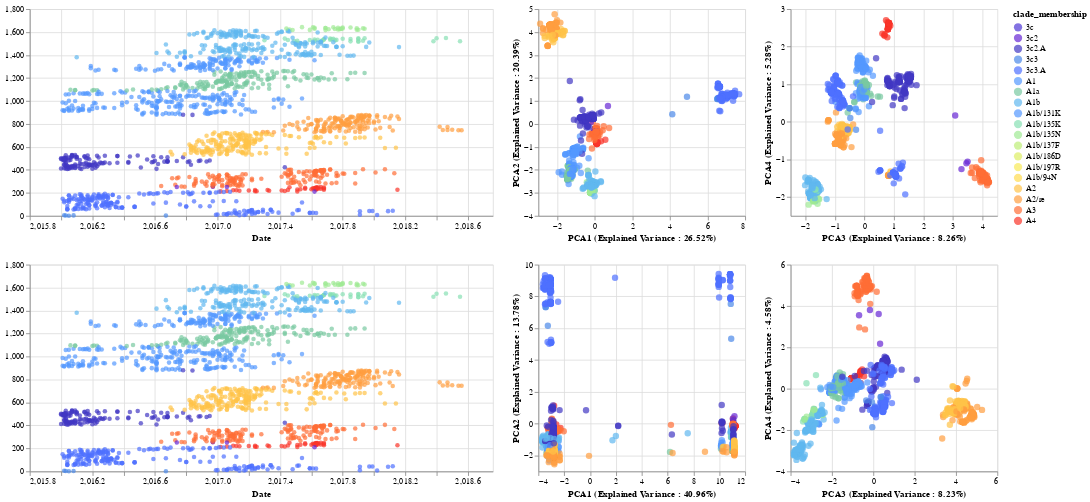

Notebook code cell kept with this figure:
### Code cell
list_of_chart_ha = linking_tree_with_plots_brush(merged_pca_df_ha,['pca1','pca2','pca3','pca4', 'pca5', 'pca6'],
                                         ['PCA1 (Explained Variance : {}%'.format(round(explained_variance_PCA_ha[0]*100,2)) + ")",
                                          'PCA2 (Explained Variance : {}%'.format(round(explained_variance_PCA_ha[1]*100,2)) + ")",
                                          'PCA3 (Explained Variance : {}%'.format(round(explained_variance_PCA_ha[2]*100,2)) + ")",
                                          'PCA4 (Explained Variance : {}%'.format(round(explained_variance_PCA_ha[3]*100,2)) + ")",
                                          'PCA5 (Explained Variance : {}%'.format(round(explained_variance_PCA_ha[4]*100,2)) + ")",
                                          'PCA6 (Explained Variance : {}%'.format(round(explained_variance_PCA_ha[5]*100,2)) + ")"],
                                         "clade_membership:N",['strain', "clade_membership"], domain, range_)

list_of_chart_concatenated = linking_tree_with_plots_brush(merged_total,['pca1','pca2','pca3','pca4', 'pca5', 'pca6'],
                                         ['PCA1 (Explained Variance : {}%'.format(round(explained_variance_PCA_concatenated[0]*100,2)) + ")",
                                          'PCA2 (Explained Variance : {}%'.format(round(explained_variance_PCA_concatenated[1]*100,2)) + ")",
                                          'PCA3 (Explained Variance : {}%'.format(round(explained_variance_PCA_concatenated[2]*100,2)) + ")",
                                          'PCA4 (Explained Variance : {}%'.format(round(explained_variance_PCA_concatenated[3]*100,2)) + ")",
                                          'PCA5 (Explained Variance : {}%'.format(round(explained_variance_PCA_concatenated[4]*100,2)) + ")",
                                          'PCA6 (Explained Variance : {}%'.format(round(explained_variance_PCA_concatenated[5]*100,2)) + ")"],
                                         "clade_membership:N",['strain', "clade_membership", "bases_missing"], domain, range_)
PCAFluBrush_ha = list_of_chart_ha[0]|list_of_chart_ha[1]|list_of_chart_ha[2]
PCAFluBrush_concatenated = list_of_chart_concatenated[0]|list_of_chart_concatenated[1]|list_of_chart_concatenated[2]

alt.vconcat(PCAFluBrush_ha,PCAFluBrush_concatenated)
#PCAFluBrush.save("docs/PCA" + virus_name + "Brush.html")

### Figure 1 — Vega-Lite specification as saved in the notebook (floating-point values rounded to 4 significant figures; data arrays with more than 128 entries replaced by an {"elided": "..."} marker saying what was removed)
{"config": {"view": {"continuousWidth": 400, "continuousHeight": 300}}, "vconcat": [{"hconcat": [{"mark": "circle", "encoding": {"color": {"condition": {"type": "nominal", "field": "clade_membership", "scale": {"domain": ["3c", "3c2", "3c2.A", "3c3", "3c3.A", "A1", "A1a", "A1b", "A1b/131K", "A1b/135K", "A1b/135N", "A1b/137F", "A1b/186D", "A1b/197R", "A1b/94N", "A2", "A2/re", "A3", "A4"], "range": ["#4e38d5", "#6626d4", "#4138c3", "#4c89e8", "#4e70ff", "#5499ff", "#79c9a1", "#61b8f0", "#5499ff", "#87dfb3", "#a0e994", "#bdee78", "#ddee64", "#f8e957", "#ffdb4e", "#ffc348", "#ff9e40", "#ff6e36", "#f93529"]}, "selection": "selector005"}, "value": "gray"}, "tooltip": [{"type": "nominal", "field": "strain"}, {"type": "nominal", "field": "clade_membership"}], "x": {"type": "quantitative", "field": "date", "scale": {"domain": [2016.0, 2019.0]}, "title": "Date"}, "y": {"type": "quantitative", "field": "y", "title": ""}}, "height": 250, "selection": {"selector005": {"type": "interval", "resolve": "global"}}, "width": 560}, {"mark": {"type": "circle", "size": 60}, "encoding": {"color": {"condition": {"type": "nominal", "field": "clade_membership", "scale": {"domain": ["3c", "3c2", "3c2.A", "3c3", "3c3.A", "A1", "A1a", "A1b", "A1b/131K", "A1b/135K", "A1b/135N", "A1b/137F", "A1b/186D", "A1b/197R", "A1b/94N", "A2", "A2/re", "A3", "A4"], "range": ["#4e38d5", "#6626d4", "#4138c3", "#4c89e8", "#4e70ff", "#5499ff", "#79c9a1", "#61b8f0", "#5499ff", "#87dfb3", "#a0e994", "#bdee78", "#ddee64", "#f8e957", "#ffdb4e", "#ffc348", "#ff9e40", "#ff6e36", "#f93529"]}, "selection": "selector005"}, "value": "gray"}, "tooltip": [{"type": "nominal", "field": "strain"}, {"type": "nominal", "field": "clade_membership"}], "x": {"type": "quantitative", "field": "pca1", "title": "PCA1 (Explained Variance : 26.52%)"}, "y": {"type": "quantitative", "field": "pca2", "title": "PCA2 (Explained Variance : 20.39%)"}}, "height": 250, "selection": {"selector005": {"type": "interval", "resolve": "global"}}, "width": 250}, {"mark": {"type": "circle", "size": 60}, "encoding": {"color": {"condition": {"type": "nominal", "field": "clade_membership", "scale": {"domain": ["3c", "3c2", "3c2.A", "3c3", "3c3.A", "A1", "A1a", "A1b", "A1b/131K", "A1b/135K", "A1b/135N", "A1b/137F", "A1b/186D", "A1b/197R", "A1b/94N", "A2", "A2/re", "A3", "A4"], "range": ["#4e38d5", "#6626d4", "#4138c3", "#4c89e8", "#4e70ff", "#5499ff", "#79c9a1", "#61b8f0", "#5499ff", "#87dfb3", "#a0e994", "#bdee78", "#ddee64", "#f8e957", "#ffdb4e", "#ffc348", "#ff9e40", "#ff6e36", "#f93529"]}, "selection": "selector005"}, "value": "gray"}, "tooltip": [{"type": "nominal", "field": "strain"}, {"type": "nominal", "field": "clade_membership"}], "x": {"type": "quantitative", "field": "pca3", "title": "PCA3 (Explained Variance : 8.26%)"}, "y": {"type": "quantitative", "field": "pca4", "title": "PCA4 (Explained Variance : 5.28%)"}}, "height": 250, "selection": {"selector005": {"type": "interval", "resolve": "global"}}, "width": 250}], "data": {"name": "data-6df7ad65f756c5dc3c0a445ca694a65c"}}, {"hconcat": [{"mark": "circle", "encoding": {"color": {"condition": {"type": "nominal", "field": "clade_membership", "scale": {"domain": ["3c", "3c2", "3c2.A", "3c3", "3c3.A", "A1", "A1a", "A1b", "A1b/131K", "A1b/135K", "A1b/135N", "A1b/137F", "A1b/186D", "A1b/197R", "A1b/94N", "A2", "A2/re", "A3", "A4"], "range": ["#4e38d5", "#6626d4", "#4138c3", "#4c89e8", "#4e70ff", "#5499ff", "#79c9a1", "#61b8f0", "#5499ff", "#87dfb3", "#a0e994", "#bdee78", "#ddee64", "#f8e957", "#ffdb4e", "#ffc348", "#ff9e40", "#ff6e36", "#f93529"]}, "selection": "selector006"}, "value": "gray"}, "tooltip": [{"type": "nominal", "field": "strain"}, {"type": "nominal", "field": "clade_membership"}, {"type": "quantitative", "field": "bases_missing"}], "x": {"type": "quantitative", "field": "date", "scale": {"domain": [2016.0, 2019.0]}, "title": "Date"}, "y": {"type": "quantitative", "field": "y", "title": ""}}, "height": 250, "selection": {"selector006": {"type": "interval", "resolve": "global"}}, "width": 560}, {"mark": {"type": "circle", "size": 60}, "encoding": {"color": {"condition": {"type": "nominal", "field": "clade_membership", "scale": {"domain": ["3c", "3c2", "3c2.A", "3c3", "3c3.A", "A1", "A1a", "A1b", "A1b/131K", "A1b/135K", "A1b/135N", "A1b/137F", "A1b/186D", "A1b/197R", "A1b/94N", "A2", "A2/re", "A3", "A4"], "range": ["#4e38d5", "#6626d4", "#4138c3", "#4c89e8", "#4e70ff", "#5499ff", "#79c9a1", "#61b8f0", "#5499ff", "#87dfb3", "#a0e994", "#bdee78", "#ddee64", "#f8e957", "#ffdb4e", "#ffc348", "#ff9e40", "#ff6e36", "#f93529"]}, "selection": "selector006"}, "value": "gray"}, "tooltip": [{"type": "nominal", "field": "strain"}, {"type": "nominal", "field": "clade_membership"}, {"type": "quantitative", "field": "bases_missing"}], "x": {"type": "quantitative", "field": "pca1", "title": "PCA1 (Explained Variance : 40.96%)"}, "y": {"type": "quantitative", "field": "pca2", "title": "PCA2 (Explained Variance : 13.78%)"}}, "height": 250, "selection": {"selector006": {"type": "interval", "resolve": "global"}}, "width": 250}, {"mark": {"type": "circle", "size": 60}, "encoding": {"color": {"condition": {"type": "nominal", "field": "clade_membership", "scale": {"domain": ["3c", "3c2", "3c2.A", "3c3", "3c3.A", "A1", "A1a", "A1b", "A1b/131K", "A1b/135K", "A1b/135N", "A1b/137F", "A1b/186D", "A1b/197R", "A1b/94N", "A2", "A2/re", "A3", "A4"], "range": ["#4e38d5", "#6626d4", "#4138c3", "#4c89e8", "#4e70ff", "#5499ff", "#79c9a1", "#61b8f0", "#5499ff", "#87dfb3", "#a0e994", "#bdee78", "#ddee64", "#f8e957", "#ffdb4e", "#ffc348", "#ff9e40", "#ff6e36", "#f93529"]}, "selection": "selector006"}, "value": "gray"}, "tooltip": [{"type": "nominal", "field": "strain"}, {"type": "nominal", "field": "clade_membership"}, {"type": "quantitative", "field": "bases_missing"}], "x": {"type": "quantitative", "field": "pca3", "title": "PCA3 (Explained Variance : 8.23%)"}, "y": {"type": "quantitative", "field": "pca4", "title": "PCA4 (Explained Variance : 4.58%)"}}, "height": 250, "selection": {"selector006": {"type": "interval", "resolve": "global"}}, "width": 250}], "data": {"name": "data-4470a365c3d5ee9bffd98a744fe676bd"}}], "$schema": "https://vega.github.io/schema/vega-lite/v4.8.1.json", "datasets": {"data-6df7ad65f756c5dc3c0a445ca694a65c": {"elided": "1643 records"}, "data-4470a365c3d5ee9bffd98a744fe676bd": {"elided": "1643 records"}}}
